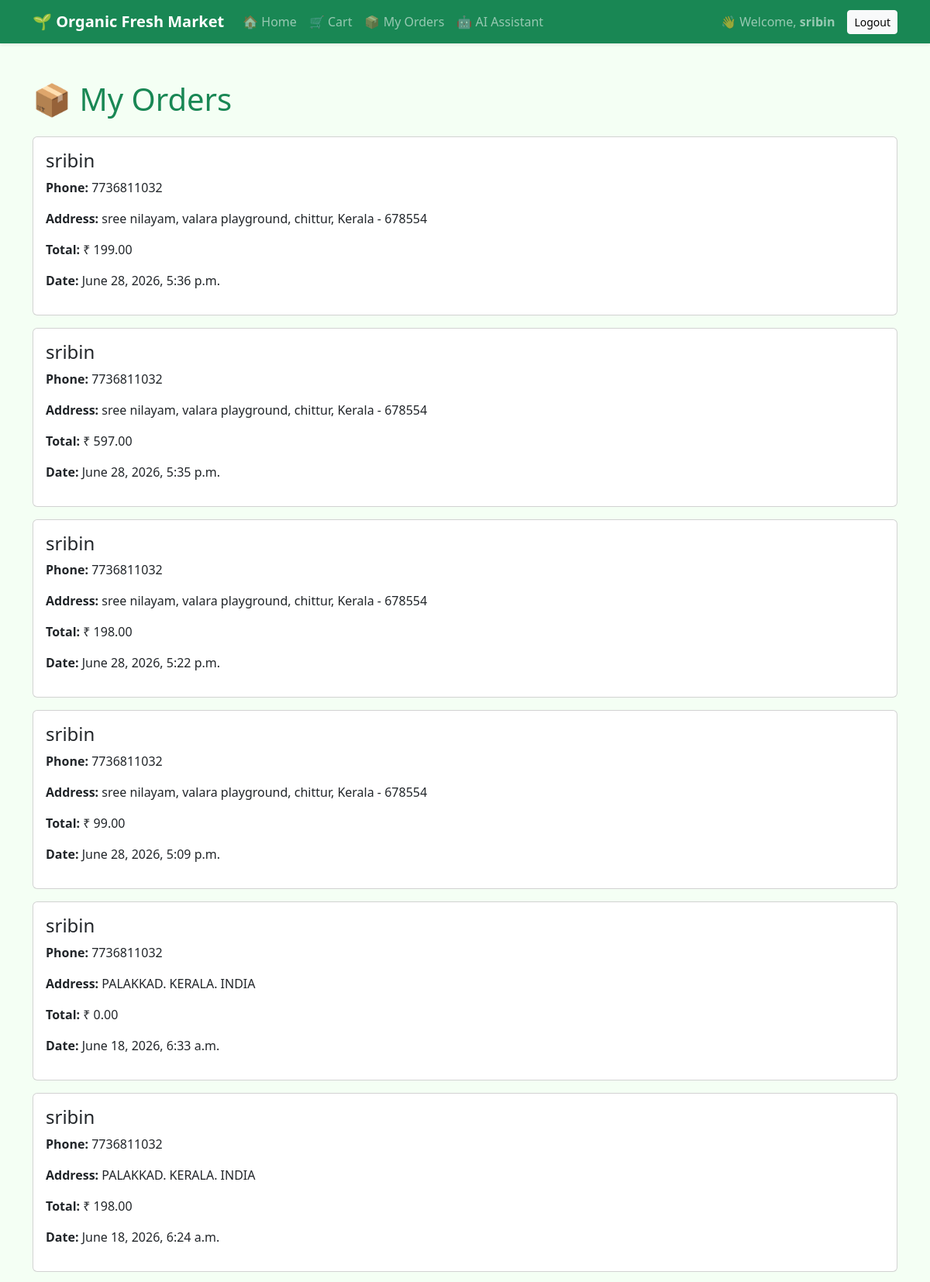
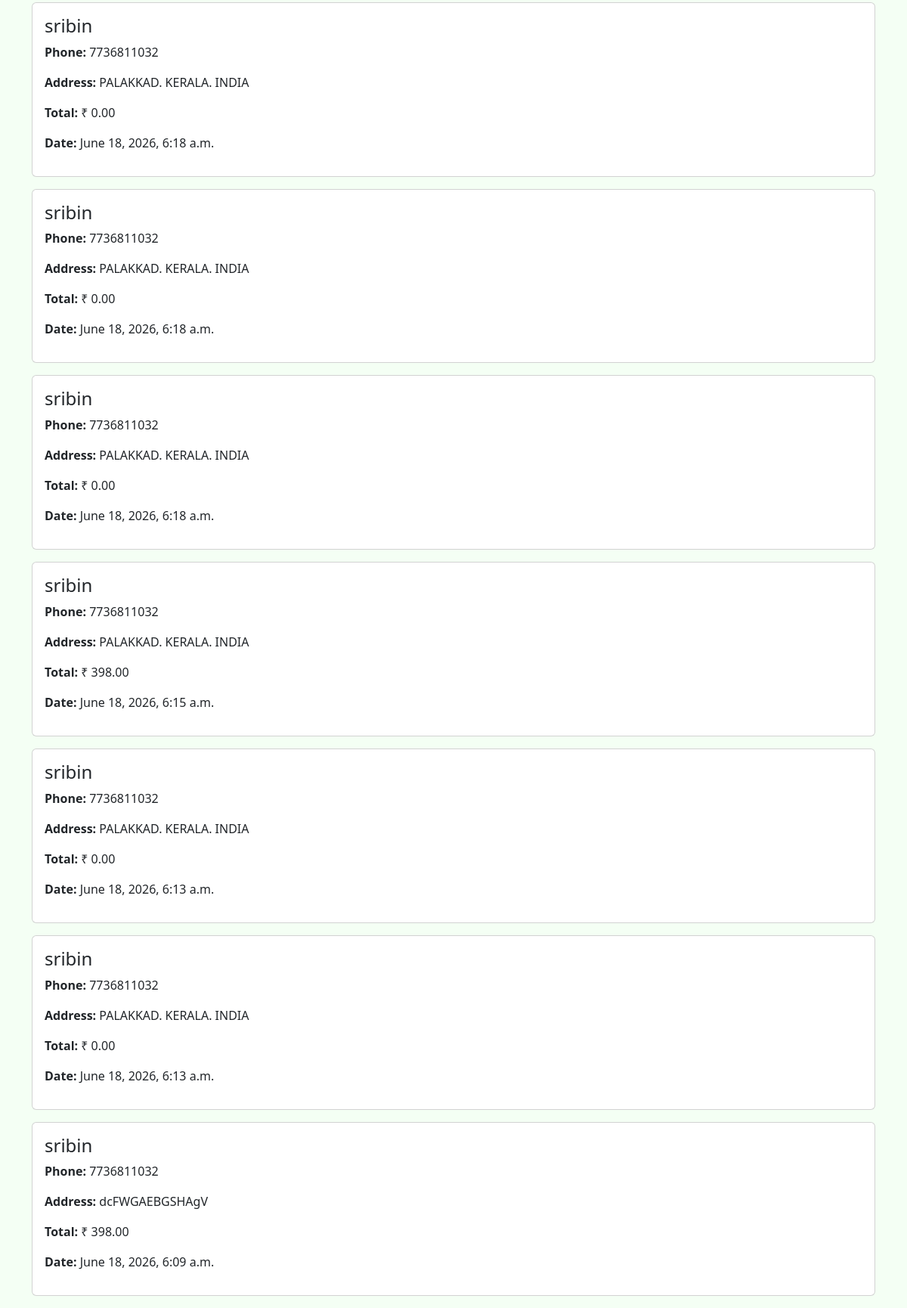
The page /orders/history/ (signed in) on the database its author committed (2 pictures, top to bottom).
### orders/models.py (models this page shows, shortened)
class Order(models.Model):
    user = models.ForeignKey(
        User,
        on_delete=models.CASCADE
    )
    full_name = models.CharField(max_length=100)
    phone = models.CharField(max_length=20)
    address = models.TextField()
    total_amount = models.DecimalField(
        max_digits=10,
        decimal_places=2
    )
    created_at = models.DateTimeField(
        auto_now_add=True
    )

### orders/views.py (the view)
# urls.py: path('history/', views.order_history, name='order_history'),
@login_required
def order_history(request):
    orders = Order.objects.filter(
        user=request.user
    ).order_by("-created_at")
    return render(request, "orders/order_history.html", {
        "orders": orders
    })

### templates/orders/order_history.html (shortened to what this page needs)
<!DOCTYPE html>
<html>
<head>
    <link href="https://cdn.jsdelivr.net/npm/bootstrap@5.3.3/dist/css/bootstrap.min.css" rel="stylesheet">
</head>
<body style="background:#f4fff4;">
    {% include 'navbar.html' %}
<div class="container mt-5">
    <h1 class="text-success mb-4">
        📦 My Orders
    </h1>
    {% for order in orders %}
    <div class="card mb-3">
        <div class="card-body">
            <h4>{{ order.full_name }}</h4>
            <p>
                <strong>Phone:</strong>
                {{ order.phone }}
            </p>
            <p>
                <strong>Address:</strong>
                {{ order.address }}
            </p>
            <p>
                <strong>Total:</strong>
                ₹ {{ order.total_amount }}
            </p>
            <p>
                <strong>Date:</strong>
                {{ order.created_at }}
            </p>
        </div>
    </div>
    {% empty %}
    <div class="alert alert-warning">
        No orders found.
    </div>
    {% endfor %}
</div>
</body>
</html>

### templates/navbar.html (shortened to what this page needs)
<nav class="navbar navbar-expand-lg navbar-dark bg-success shadow-sm">
<div class="container">
<a class="navbar-brand fw-bold" href="/products/">
🌱 Organic Fresh Market
</a>
<div class="collapse navbar-collapse" id="navbarNav">
<ul class="navbar-nav me-auto">
<li class="nav-item">
<a class="nav-link" href="/products/">
🏠 Home
</a>
</li>
<li class="nav-item">
<a class="nav-link" href="/cart/">
🛒 Cart
</a>
</li>
<li class="nav-item">
<a class="nav-link" href="/orders/history/">
📦 My Orders
</a>
</li>
<li class="nav-item">
<a class="nav-link" href="/ai/">
🤖 AI Assistant
</a>
</li>
</ul>
<ul class="navbar-nav align-items-center">
{% if user.is_authenticated %}
<li class="nav-item">
<span class="nav-link">
👋 Welcome, <strong>{{ user.username }}</strong>
</span>
</li>
<li class="nav-item">
<a class="btn btn-light btn-sm ms-2" href="/accounts/logout/">
Logout
</a>
</li>
{% endif %}
</ul>
</div>
</div>
</nav>

### rows shown on the page
Order: full_name "sribin", phone "7736811032", address "sree nilayam, valara playground, chittur, Kerala - 678554", total_amount "199.00", created_at "June 28, 2026, 5:36 p.m."
Order: full_name "sribin", phone "7736811032", address "sree nilayam, valara playground, chittur, Kerala - 678554", total_amount "597.00", created_at "June 28, 2026, 5:35 p.m."
Order: full_name "sribin", phone "7736811032", address "sree nilayam, valara playground, chittur, Kerala - 678554", total_amount "198.00", created_at "June 28, 2026, 5:22 p.m."
Order: full_name "sribin", phone "7736811032", address "sree nilayam, valara playground, chittur, Kerala - 678554", total_amount "99.00", created_at "June 28, 2026, 5:09 p.m."
Order: full_name "sribin", phone "7736811032", address "PALAKKAD. KERALA. INDIA", total_amount "0.00", created_at "June 18, 2026, 6:33 a.m."
Order: full_name "sribin", phone "7736811032", address "PALAKKAD. KERALA. INDIA", total_amount "198.00", created_at "June 18, 2026, 6:24 a.m."
Order: full_name "sribin", phone "7736811032", address "PALAKKAD. KERALA. INDIA", total_amount "0.00", created_at "June 18, 2026, 6:18 a.m."
Order: full_name "sribin", phone "7736811032", address "PALAKKAD. KERALA. INDIA", total_amount "0.00", created_at "June 18, 2026, 6:18 a.m."
Order: full_name "sribin", phone "7736811032", address "PALAKKAD. KERALA. INDIA", total_amount "0.00", created_at "June 18, 2026, 6:18 a.m."
Order: full_name "sribin", phone "7736811032", address "PALAKKAD. KERALA. INDIA", total_amount "398.00", created_at "June 18, 2026, 6:15 a.m."
Order: full_name "sribin", phone "7736811032", address "PALAKKAD. KERALA. INDIA", total_amount "0.00", created_at "June 18, 2026, 6:13 a.m."
Order: full_name "sribin", phone "7736811032", address "PALAKKAD. KERALA. INDIA", total_amount "0.00", created_at "June 18, 2026, 6:13 a.m."
Order: full_name "sribin", phone "7736811032", address "dcFWGAEBGSHAgV", total_amount "398.00", created_at "June 18, 2026, 6:09 a.m."

### other values the page prints
{{ user.username }} "sribin"
